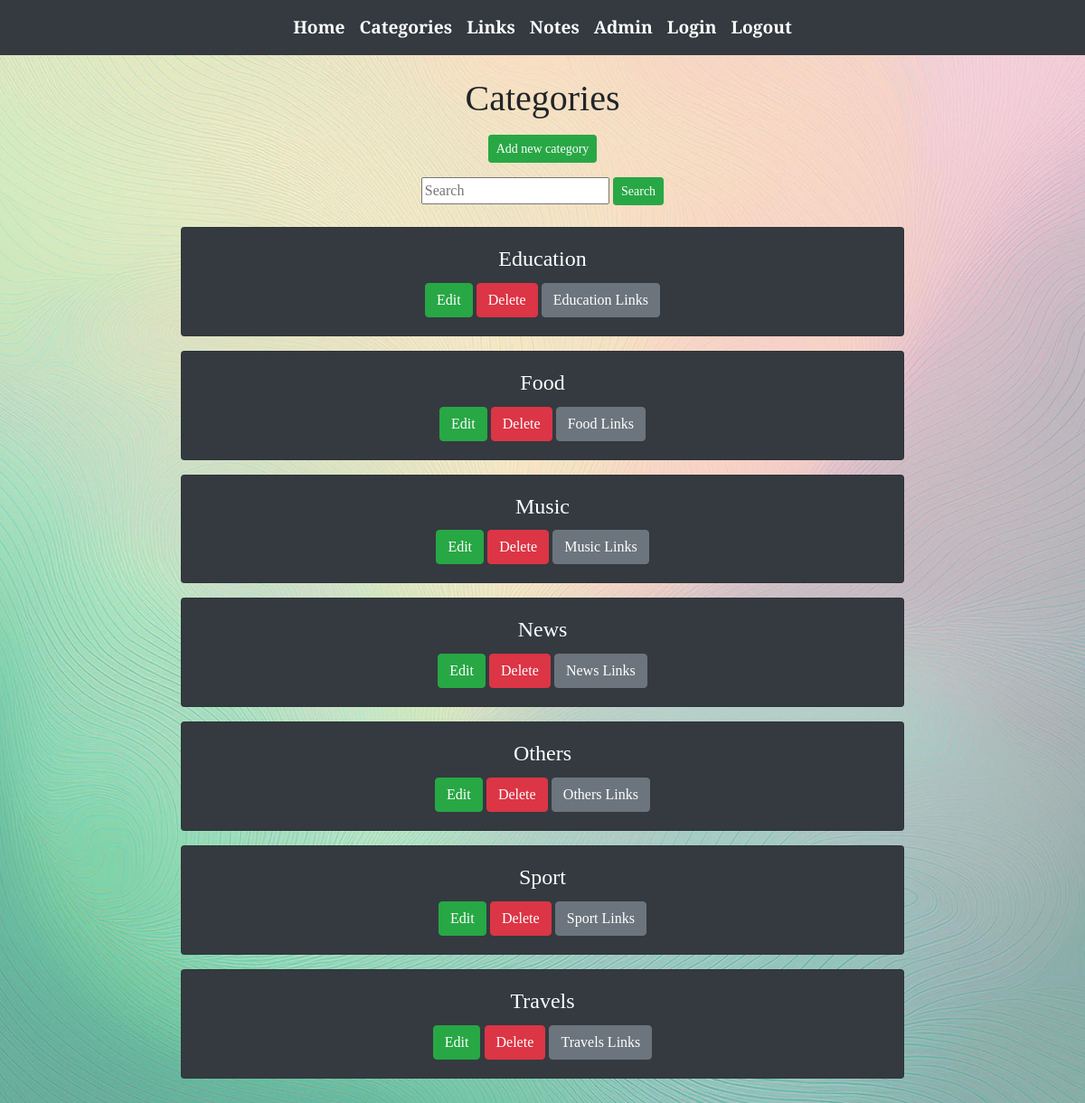
The page /categories/ (signed in) on the database its author committed.
### app/models.py (models this page shows, shortened)
class Category(models.Model):
    categoryname = models.CharField(max_length=50, default = "link")

### app/views.py (the view)
# urls.py: path('categories/', categorylistview, name='categories'),
def categorylistview(request):
    if not request.user.is_authenticated:
        return render(request, 'loginpage.html')
    else:
        categorylist = Category.objects.all().order_by('categoryname')
        context = {'categories': categorylist}
        return render(request,'categorylist.html', context)

### app/templates/categorylist.html (shortened to what this page needs)
{% extends 'index.html' %}
{% block content %}
<div class="container text-center playfair-display-unique1">
    <h1>Categories</h1>
    <div class="d-flex justify-content-center mt-3">
        <button id="add-btn" class="btn btn-success btn-sm" onclick="showaddform()">Add new category</button>
    </div>
    <div class="d-flex justify-content-center mt-3">
        <form method="post" action="{% url 'search-categories' %}">
            <input class="card-text" type="text" placeholder="Search" name="search">
            <input type="submit" value="Search" class="btn btn-success btn-sm">
        </form>
    </div>
    <div class="d-flex flex-column align-items-center mt-4">
        {% for c in categories %}
        <div class="card bg-dark text-white mb-3" style="width: 50rem;">
            <div class="card-body text-center">
                <h4 class="card-title">{{ c.categoryname }}</h4>
                <a href="/edit-category-get/{{ c.id }}/" class="btn btn-success">Edit</a>
                <a href="/confirm-delete-category/{{ c.id }}/" class="btn btn-danger">Delete</a>
                <a href="/links-by-category/{{ c.id }}/" class="btn btn-secondary">{{ c.categoryname }} Links</a>
            </div>
        </div>
        {% empty %}
        <div class="card bg-dark text-white" style="width: 50rem;">
            <div class="card-body">
                <p class="card-text">No categories found in the database</p>
            </div>
        </div>
        {% endfor %}
    </div>
</div>
{% endblock %}

### app/static/style.css (style rules this page uses)
.background-image { background-image: url('./images/koe3.png'); background-size: cover; background-position: center; background-attachment: fixed; background-repeat: no-repeat; min-height: 100vh; }
.playfair-display-unique1 { font-family: "Playfair Display", serif; font-optical-sizing: auto; font-weight: bold; font-style: normal; }
.container { margin-bottom: 60px; }

### rows shown on the page
Category: categoryname "Education"
Category: categoryname "Food"
Category: categoryname "Music"
Category: categoryname "News"
Category: categoryname "Others"
Category: categoryname "Sport"
Category: categoryname "Travels"
